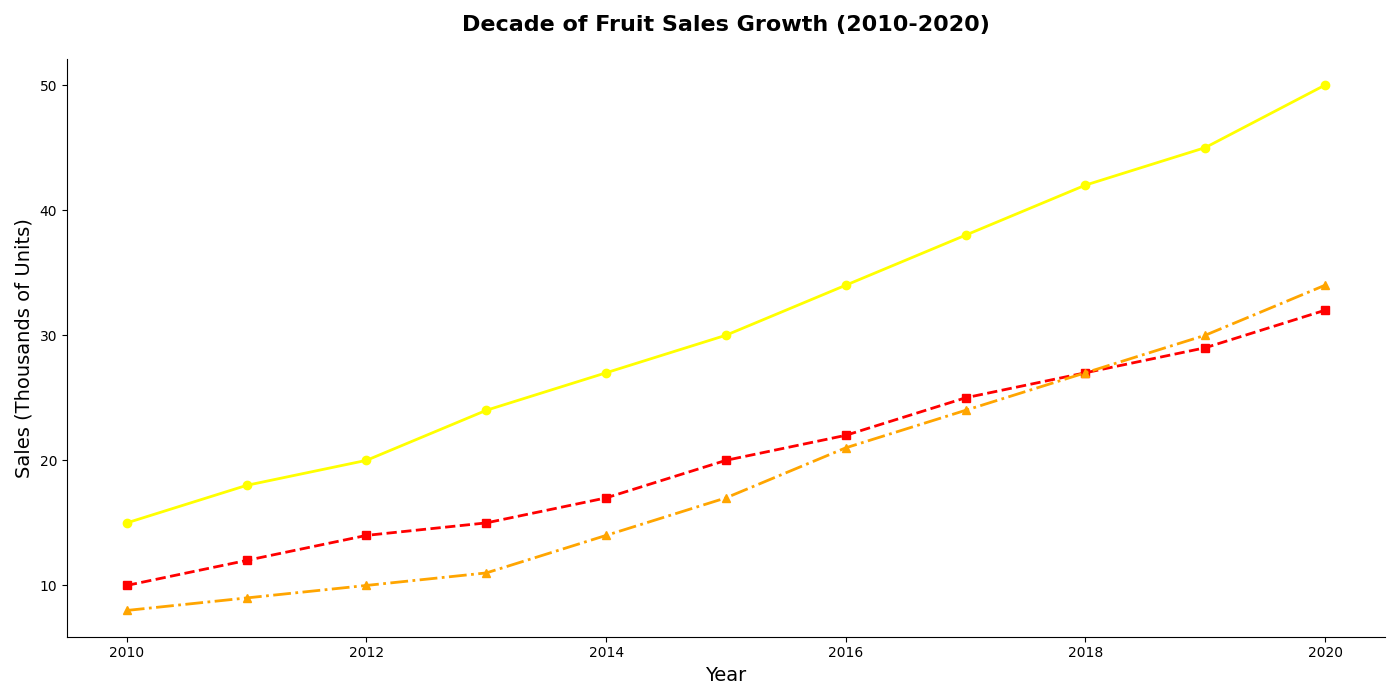

The script that drew this image:
import matplotlib.pyplot as plt
import numpy as np

years = np.arange(2010, 2021)
apple_sales = [15, 18, 20, 24, 27, 30, 34, 38, 42, 45, 50]
orange_sales = [10, 12, 14, 15, 17, 20, 22, 25, 27, 29, 32]
banana_sales = [8, 9, 10, 11, 14, 17, 21, 24, 27, 30, 34]

fig, ax = plt.subplots(figsize=(14, 7))

# Plot sales data without labels or legends
ax.plot(years, apple_sales, marker='o', linestyle='-', color='yellow', linewidth=2, markersize=6)
ax.plot(years, orange_sales, marker='s', linestyle='--', color='r', linewidth=2, markersize=6)
ax.plot(years, banana_sales, marker='^', linestyle='-.', color='orange', linewidth=2, markersize=6)

# Remove annotations for a cleaner look
ax.set_title('Decade of Fruit Sales Growth (2010-2020)', fontsize=16, fontweight='bold', pad=20)
ax.set_xlabel('Year', fontsize=14)
ax.set_ylabel('Sales (Thousands of Units)', fontsize=14)

# Remove grid
ax.grid(False)

# Remove borders
ax.spines['top'].set_visible(False)
ax.spines['right'].set_visible(False)

plt.tight_layout()
plt.show()
